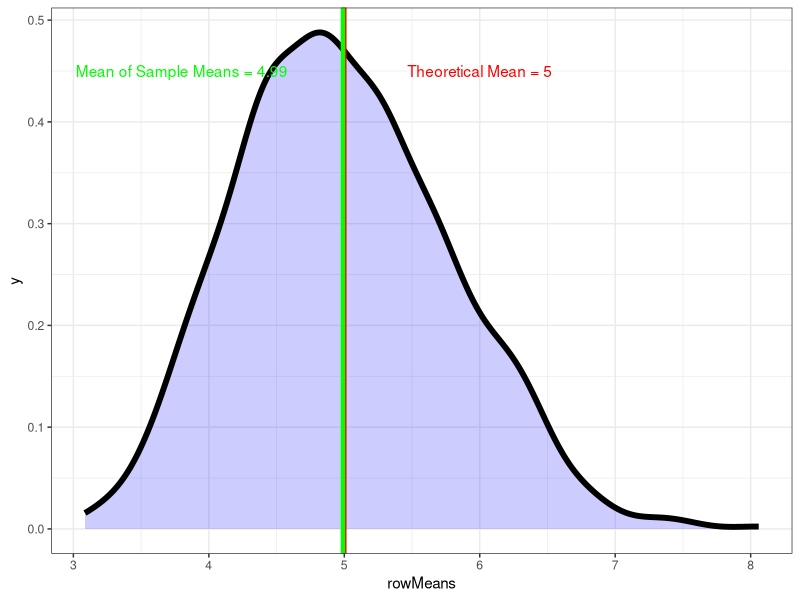
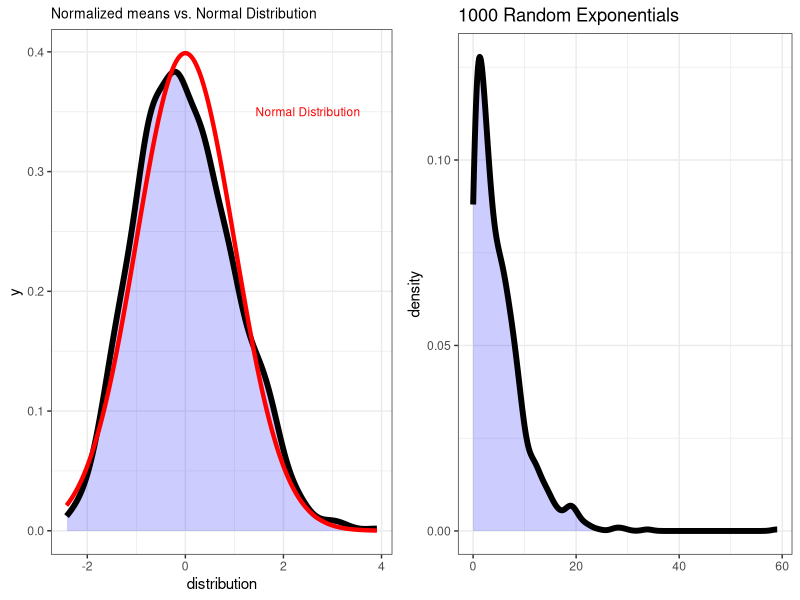

The R source for these figures, in order:
## ---- chunk 1
B <- 1000
n <- 40
lambda <- 0.2
set.seed(1)
# Creating a matrix of 1000 rows of 40 random exponentials
sim <- matrix(rexp(n * B, rate = lambda), B, n)
## ---- chunk 2
rowMeans <- apply(sim, 1, mean)
theoMean <- 5
sampleMean <- mean(rowMeans)
library(dplyr)
library(ggplot2)
data.frame(rowMeans = rowMeans) %>% ggplot(aes(x = rowMeans)) +
    geom_density(size = 2, alpha = 0.2, fill = "blue", size = 2) +
    geom_vline(xintercept = theoMean, color = "red", size = 1.5) +
    geom_vline(xintercept = sampleMean, color = "green", size = 1.5) + 
    annotate("text", 6, 0.45, label = "Theoretical Mean = 5", color = "red") +
    annotate("text", 3.8, 0.45, label = "Mean of Sample Means = 4.99", color = "green") +
    theme_bw()
## ---- chunk 3
theoVar <- 0.625
sampleVar <- var(rowMeans)
sampleVar
## ---- chunk 4
library(ggpubr)
normalized <- scale(rowMeans)
cltdemo <- data.frame(normalized = normalized) %>% ggplot(aes(normalized)) +
    geom_density(size = 2, alpha = 0.2, fill = "blue") +
    stat_function(fun = dnorm, n = 1000, color = "red", size = 1.5) +
    annotate("text", 2.5, 0.35, label = "Normal Distribution", color = "red", size = 3) +
    labs(x = "distribution", title = "Normalized means vs. Normal Distribution") +
    theme_bw() +
    theme(plot.title = element_text(size = 10))

rexpdemo <- data.frame(rexps = rexp(1000, rate = 0.2)) %>% ggplot(aes(rexps)) +
    geom_density(size = 2, fill = "blue", alpha = 0.2) +
    labs(x = "", title = "1000 Random Exponentials") +
    theme_bw()

ggarrange(cltdemo, rexpdemo, nrow = 1)
